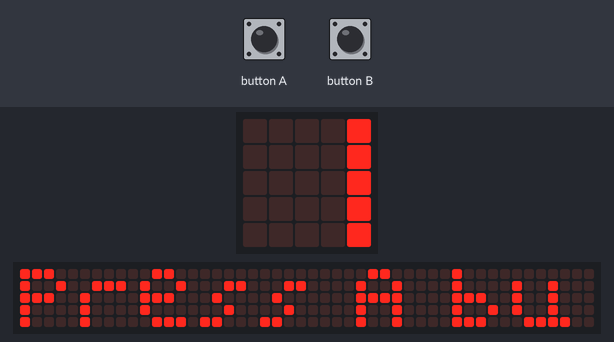
This program was run on a simulated BBC micro:bit running MicroPython. On the bench: the board's 5×5 LED display, a strip that is not on the board, showing the scrolling text unrolled. Random numbers come from a fixed seed; the 48×5 strip is a reading aid, not a part: it shows the text the display is scrolling, unrolled, one strip-width of it at a time.

Above: at 0.07 s.
At 2.47 s:
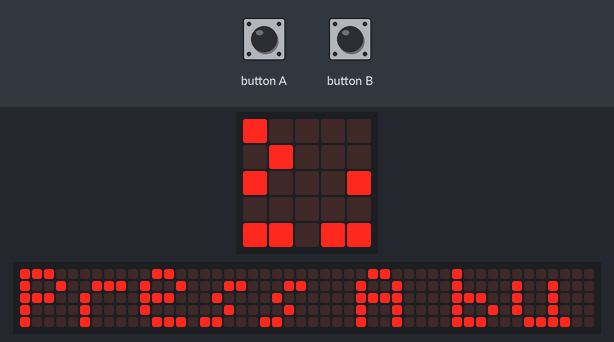
At 4.87 s:
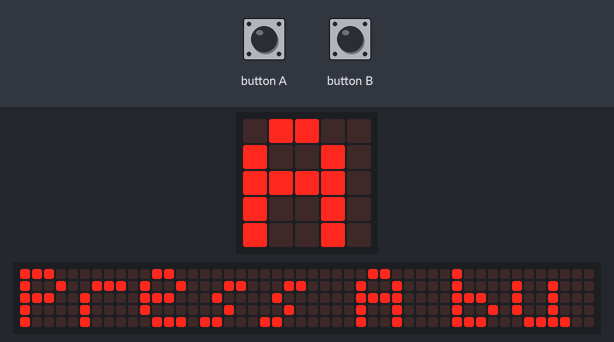
At 9.82 s:
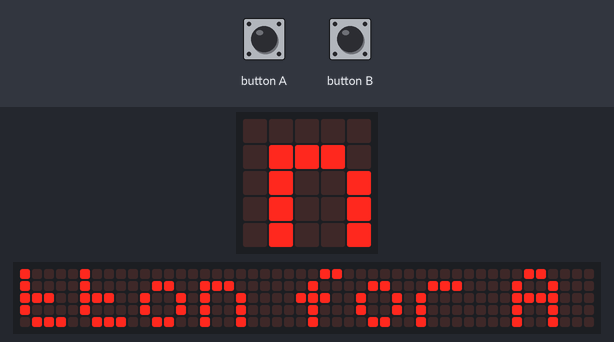
At 14.62 s:
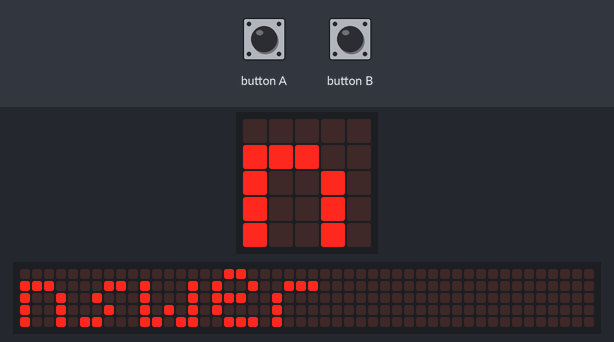
At 19.57 s:
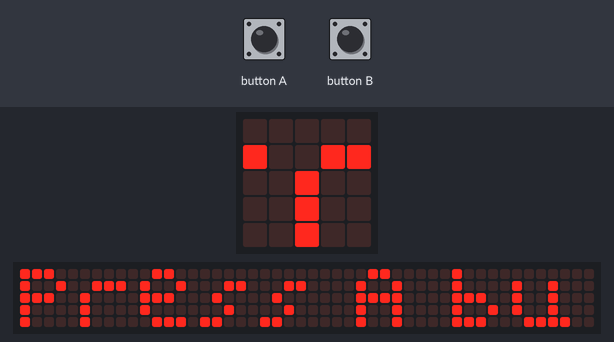

Measured:
- by itself, everything shown: repeats every 18.5 s, in 123 steps

The program:

RandomAnswers.py
```python
from microbit import *
import random

answers = ["Yes", "No", "Mabey", "Sometimes", "Never", "Not", "Ya" ]

while True:
    if button_a.is_pressed():
        display.scroll(random.choice(answers))
    elif button_b.is_pressed():
        display.scroll("Wrong")
    else:
        display.scroll("Press A button for Answer")

display.clear()
```
